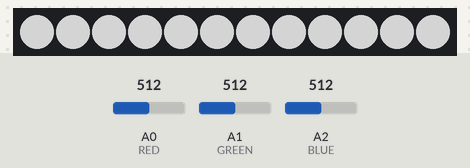
Recording of a sketch running on a simulated Arduino Uno, built with avr-gcc and run on an emulated ATmega328P. Parts: 12 RGB LEDs in strip order, left to right. Inputs (shaded band) come from the test bench; at power-on: A0 (RED) = 512, A1 (GREEN) = 512, A2 (BLUE) = 512. Dim RGB values are drawn brighter than linear.

Above: at 1.2 s.
1.3 s: A0 (RED) set to 716
2.8 s: A1 (GREEN) set to 716
4.3 s: A2 (BLUE) set to 306
At 5.0 s:
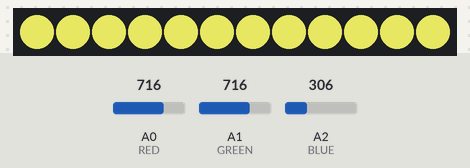
5.8 s: A0 (RED) set to 511
7.3 s: A2 (BLUE) set to 511
8.8 s: A1 (GREEN) set to 1023
At 9.7 s:
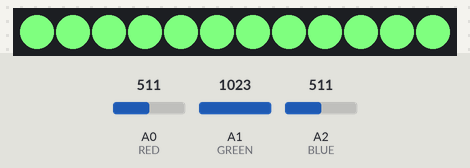
Timing chart, 0 to 11.3 s (numbered marks = the images above; inputs shaded):
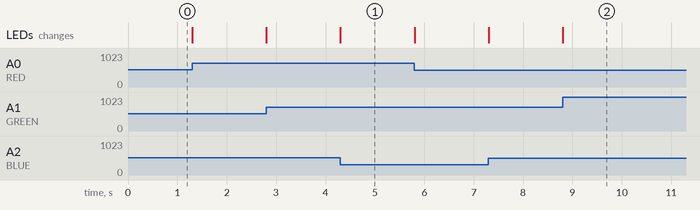

The sketch:

RGB_lamp_kit.ino
```cpp
#include <Adafruit_NeoPixel.h>

int RED 	 = 0;
int GREEN  = 1;
int BLUE   = 2;
int RGBled = 2;
int num = 12;
Adafruit_NeoPixel pixels(num, RGBled, NEO_GRB + NEO_KHZ800);

void setup() {
  pixels.begin();
}

void loop() {
  int valRED   = analogRead(RED);
  int valGREEN = analogRead(GREEN);
  int valBLUE  = analogRead(BLUE);

  for (int i=0 ; i<num ; i++)
     pixels.setPixelColor(i, pixels.Color(valRED/4, valGREEN/4, valBLUE/4));

  pixels.show();
}
```

Measured:
- after the input at 4.3 s, the LEDs: change at once (image 1)
- after the input at 8.8 s, the LEDs: change at once (image 2)
